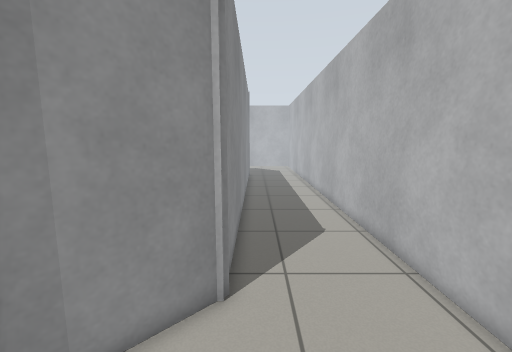
view 1 (above)

13 first-person views from a walk through a Gazebo world. The camera is 1.1 m above the floor, tilts 8° down and sees 90° across. The floor is counted in squares, 0.25 m on a side. Each view is taken from the middle of a square. On the plan, view 1 faces up. The plan holds only what a view shows up to about 20 squares ahead; the rest is blank.

view 2
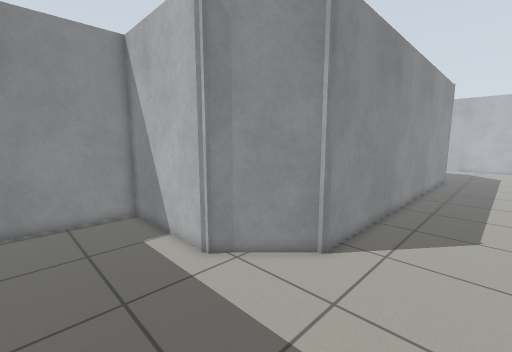

view 3
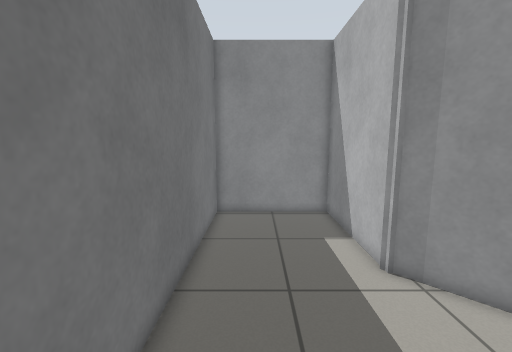

view 4
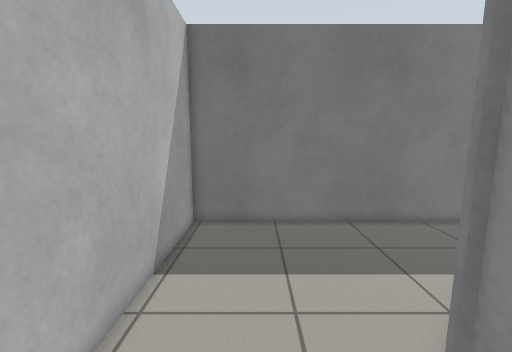

view 5
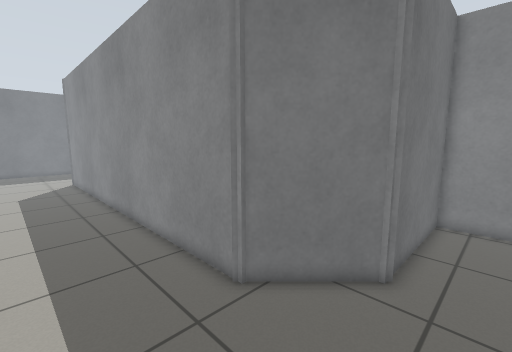

view 6
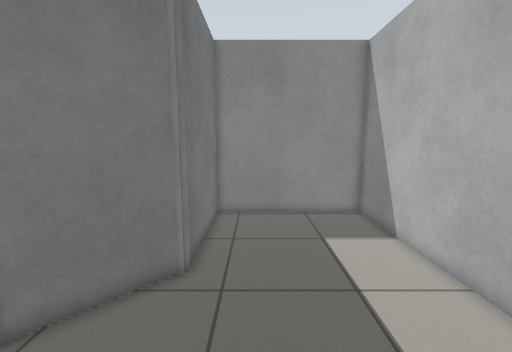

view 7
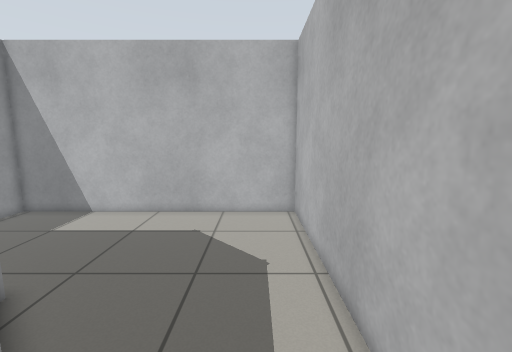

view 8
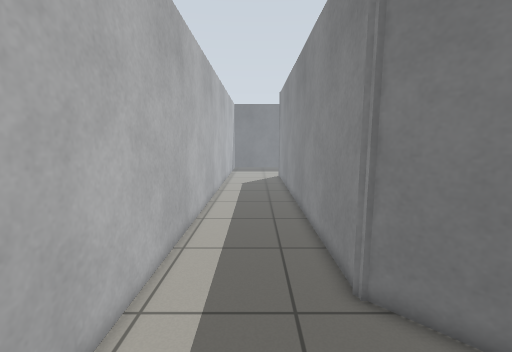

view 9
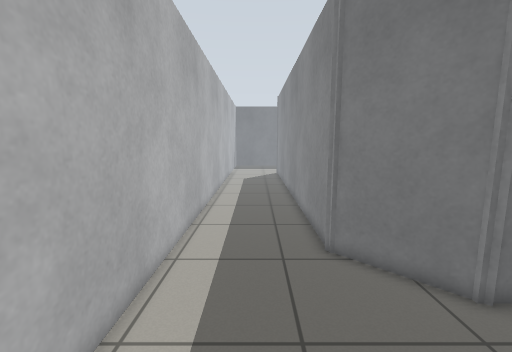

view 10
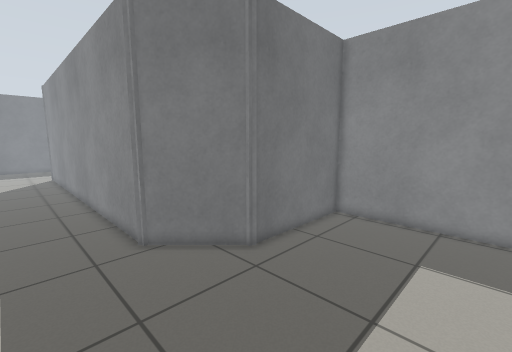

view 11
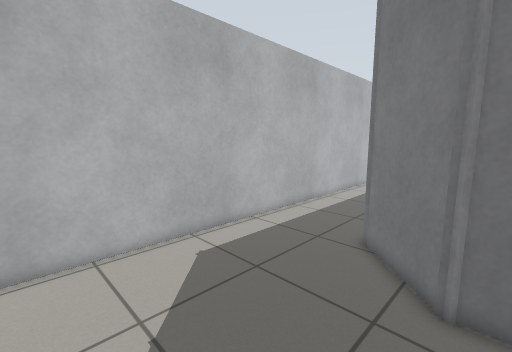

view 12
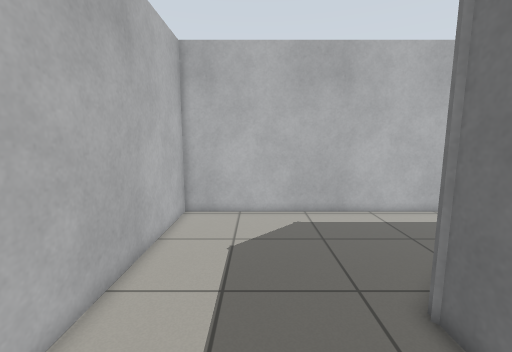

view 13
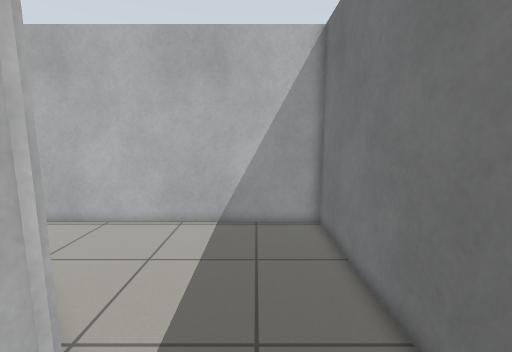

### Floor plan
Points are (right, up) in squares from view 1. A wall is a line through its corners. A room is listed if a view was taken in it or the views show most of it. See-through windows are left out.
Room 1 (views 1, 2, 3, 13)
walls: (-3.9, 3.4) (-11.4, 3.4) (-11.4, -3.4) (5.4, -3.4) (5.4, 4.6); (-2.1, 5.5) (-4.3, 3.3)
ways out: opening at (1.5, 4) to room 2
Room 2 (views 4, 5, 6, 7, 8, 9, 10, 11, 12)
walls: (-0.9, 31.6) (-0.9, 6.5); (-0.7, 6.9) (-2.1, 5.5); (5.4, 4.6) (5.4, 43.4) (-11.4, 43.4) (-11.4, 34.6) (-4.2, 34.6) (-1, 31.5)
ways out: opening at (1.5, 4) to room 1

Positions as (right, up) in squares from view 1, and headings:
1: (0, 0), facing up
2: (4, -2), facing up-left
3: (4, -1), facing left
4: (2, 10), facing down
5: (4, 37), facing down-left
6: (4, 37), facing left
7: (3, 28), facing up
8: (2, 38), facing down
9: (2, 41), facing down
10: (3, 42), facing down-left
11: (-5, 42), facing down-right
12: (-10, 39), facing right
13: (-8, 0), facing right
